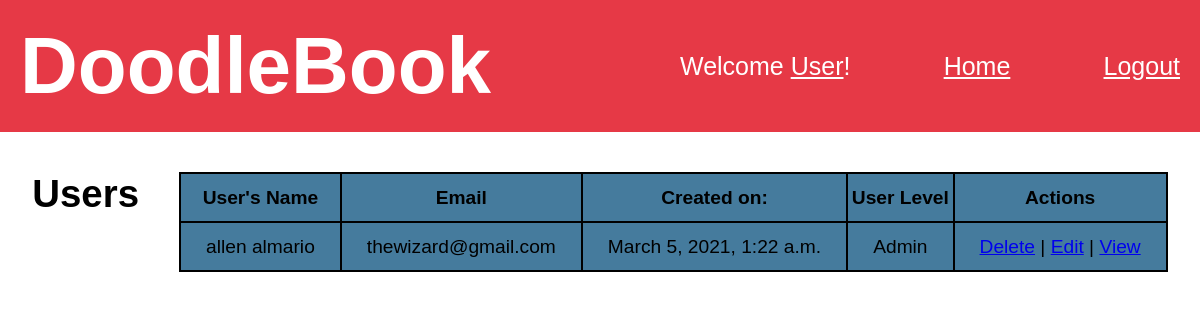
The page /admin on the database as committed earlier.
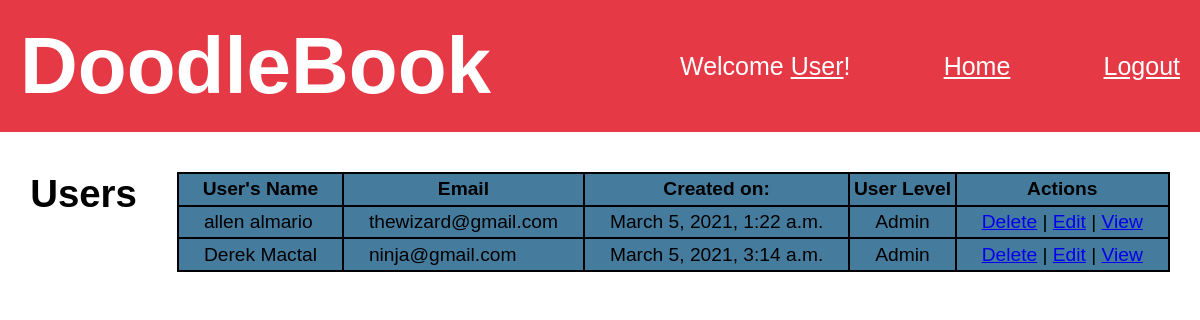
The same page on the database as committed later.
### Doodle_App/models.py (models this page shows)
class User(models.Model):
    first_name = models.CharField(max_length=30)
    last_name = models.CharField(max_length=40)
    email = models.CharField(max_length=70)
    password = models.CharField(max_length=100)
    bio = models.TextField(default="User Bio")
    user_level = models.IntegerField(default=0) # 0 is regular, 1 is admin
    created_at = models.DateTimeField(auto_now_add=True)
    updated_at = models.DateTimeField(auto_now=True)

### Doodle_App/views.py (the view)
# urls.py: path('admin', views.admin),
def admin(request):
    context = {
        "users" : User.objects.all(),
        "blogs" : Blog.objects.all(),
    }
    return render(request, 'admin.html', context)

### Doodle_App/templates/admin.html (shortened to what this page needs)
<!DOCTYPE html>
<html lang="en">
<head>
    {% load static %}
    <link rel="stylesheet" href="{% static 'css/admin.css' %}">
</head>
<body>
    <header>
        <h1>DoodleBook</h1>
        <div class="nav">
            <p>Welcome <a href="">User</a>!</p>
            <a href="">Home</a>
            <a href="/logout">Logout</a>
        </div>
    </header>
    <div class = 'container'>
        <h1>Users</h1>
        <table>
            <tr>
                <th>User's Name</a></th>
                <th>Email</th>
                <th>Created on:</th>
                <th>User Level</th>
                <th>Actions</th>
            </tr>
            {% for user in users.all %}
            <tr>
                <td>{{user.first_name}} {{user.last_name}}</td>
                <td>{{user.email}}</td>
                <td>{{user.created_at}}</td>
                {%if user.user_level == 0%}
                <td>Regular User</td>
                {% else %}
                <td>Admin</td>
                {% endif %}
                <td><a href = "/delete/{{user.id}}">Delete</a> | <a href = "/admin_edit/{{user.id}}">Edit</a> | <a href = "/profile/{{user.id}}">View</a> </td>
            </tr>
            {% endfor %}
        </table>
    </div>
</body>

### Doodle_App/static/css/admin.css (style rules this page uses)
* { margin: 0; padding: 0px; font-family: 'Gill Sans', 'Gill Sans MT', 'Calibri', 'Trebuchet MS', sans-serif; }
header { display: flex; justify-content: space-between; align-items: center; background-color: #e63946; font-size: 40px; color: white; padding: 20px; }
header .nav { display: flex; align-items: center; justify-content: space-between; font-size: 25px; width: 500px; }
header .nav a { color: white; }
.container h1 { margin-right: 40px; }
.container { display: flex; justify-content: center; margin-top: 40px; font-size: larger; }
table { border: 2px black solid; border-collapse: collapse; height: 100px; background-color: #457b9d; }
th { border-right: 2px black solid; border-bottom: 2px black solid; }
th { border-bottom: 2px black solid; border-right: 2px black solid; }
td { border-bottom: 2px black solid; border-right: 2px black solid; padding-left: 25px; padding-right: 25px; }

Rows that differ between the two databases and show on the page:
added User: first_name "Derek", last_name "Mactal", email "ninja@gmail.com", created_at "March 5, 2021, 3:14 a.m.", user_level "Admin"
